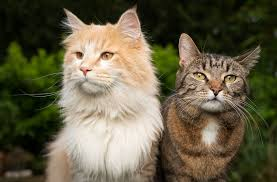
#> input picture photos/cats.jpg, 277 x 182 px
$ python contours.py
#> lines starting #> are read from the running program, lines starting #| are printed output that depends on the picture; after the words box and inside, x2 and y2 are one past the last pixel; in counts of white or black regions, pixels touching at a corner belong together
import cv2 as cv
import numpy as np

img = cv.imread('photos/cats.jpg')
#> img is the input picture: shape (182, 277, 3); mean B, G, R 71.5, 94.9, 101.7

cv.imshow('Cats', img)

blank=np.zeros(img.shape,dtype='uint8')
cv.imshow('Blank',blank)

#grayscale
gray = cv.cvtColor(img,  cv.COLOR_BGR2GRAY)
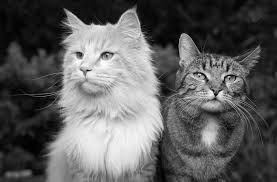
#> gray: shape (182, 277); min 0, max 254, mean 94.3
cv.imshow('Grayscale', gray)

#edge detection
canny = cv.Canny(img, 125, 175)
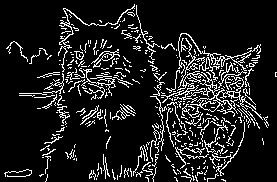
#> canny: shape (182, 277); 11.8% white in thin lines or dots
cv.imshow('Edges',   canny)

ret, threshold = cv.threshold(gray, 125, 255, cv.THRESH_BINARY)
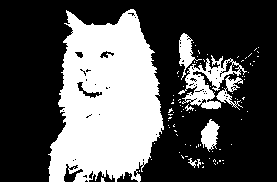
#> threshold: shape (182, 277); 33.6% white; 93 white regions (86 under 20 px)
cv.imshow('Thresh', threshold)

contours, hierarchies = cv.findContours(canny, cv.RETR_LIST, cv.CHAIN_APPROX_NONE)
#> contours = 403 contours, 385 with area under 20; largest, box (x1, y1, x2, y2) and area: (187, 72, 256, 117) 180, (161, 38, 220, 103) 143, (178, 33, 261, 74) 111, (218, 62, 247, 88) 102, (221, 65, 241, 81) 83
#contours - list of all contours
#hierarchies - representation of all the contours

print(len(contours)) #no. of contours
#| 403

cv.drawContours(blank, contours, -1, (0,0,255), 2)
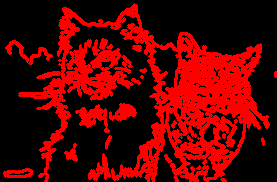
#> blank: shape (182, 277, 3); mean of channels 0, 1, 2 0, 0, 88.9; drawn as B, G, R
#displaying the contours on a blank image, since we want to print
#all the contours, we use -1, 2 is the thickness
cv.imshow('Contours Drawing', blank)
cv.waitKey(0)

$ run again, with photos/bigdog.jpg copied over photos/cats.jpg
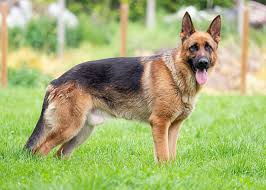
#> input picture photos/bigdog.jpg, 266 x 190 px
#> img is the input picture: shape (190, 266, 3); mean B, G, R 116.4, 177.8, 166.7
#> `canny = cv.Canny(img, 125, 175)`:
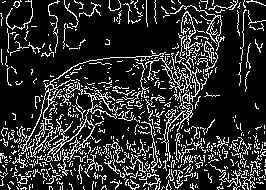
#> canny: shape (190, 266); 17.2% white in thin lines or dots
#> threshold: shape (190, 266); 84.4% white; 165 black regions (144 under 20 px)
#> contours = 662 contours, 631 with area under 20; largest, box (x1, y1, x2, y2) and area: (47, 90, 118, 176) 482, (161, 67, 202, 161) 238, (91, 96, 117, 119) 226, (20, 88, 57, 158) 95, (204, 41, 214, 64) 75
#| 662
#> `cv.drawContours(blank, contours, -1, (0,0,255), 2)`:
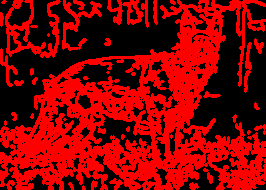
#> blank: shape (190, 266, 3); mean of channels 0, 1, 2 0, 0, 130.4; drawn as B, G, R

$ run again, with photos/boston.jpg copied over photos/cats.jpg
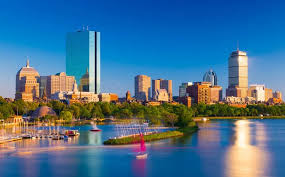
#> input picture photos/boston.jpg, 285 x 177 px
#> img is the input picture: shape (177, 285, 3); mean B, G, R 144.2, 113.4, 73
#> `canny = cv.Canny(img, 125, 175)`:
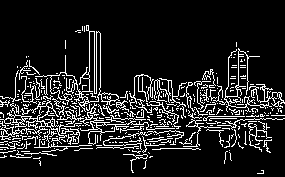
#> canny: shape (177, 285); 13.1% white in thin lines or dots, all inside (x1, y1, x2, y2) = (0, 25, 285, 174)
#> threshold: shape (177, 285); 26.8% white; 141 white regions (128 under 20 px)
#> contours = 409 contours, 380 with area under 20; largest, box (x1, y1, x2, y2) and area: (35, 25, 120, 112) 944, (81, 31, 101, 103) 674, (0, 100, 82, 144) 329, (80, 103, 175, 145) 220, (213, 48, 285, 112) 190
#| 409
#> `cv.drawContours(blank, contours, -1, (0,0,255), 2)`:
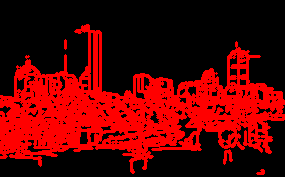
#> blank: shape (177, 285, 3); mean of channels 0, 1, 2 0, 0, 93.7; drawn as B, G, R

$ run again, with photos/cat 1.jpg copied over photos/cats.jpg
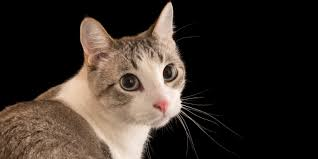
#> input picture photos/cat 1.jpg, 318 x 159 px
#> img is the input picture: shape (159, 318, 3); mean B, G, R 39.3, 46.3, 55.8
#> `canny = cv.Canny(img, 125, 175)`:
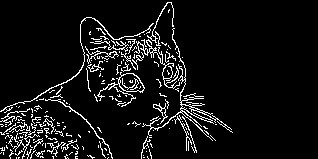
#> canny: shape (159, 318); 7.3% white in thin lines or dots, all inside (x1, y1, x2, y2) = (0, 2, 233, 159)
#> threshold: shape (159, 318); 18.8% white; 139 white regions (133 under 20 px)
#> contours = 215 contours, 198 with area under 20; largest, box (x1, y1, x2, y2) and area: (97, 72, 145, 107) 386, (119, 73, 145, 92) 332, (142, 28, 233, 141) 132, (134, 39, 180, 89) 82, (0, 17, 154, 113) 72
#| 215
#> `cv.drawContours(blank, contours, -1, (0,0,255), 2)`:
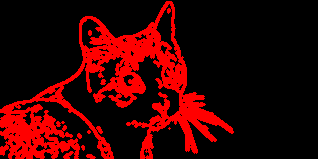
#> blank: shape (159, 318, 3); mean of channels 0, 1, 2 0, 0, 55.3; drawn as B, G, R
